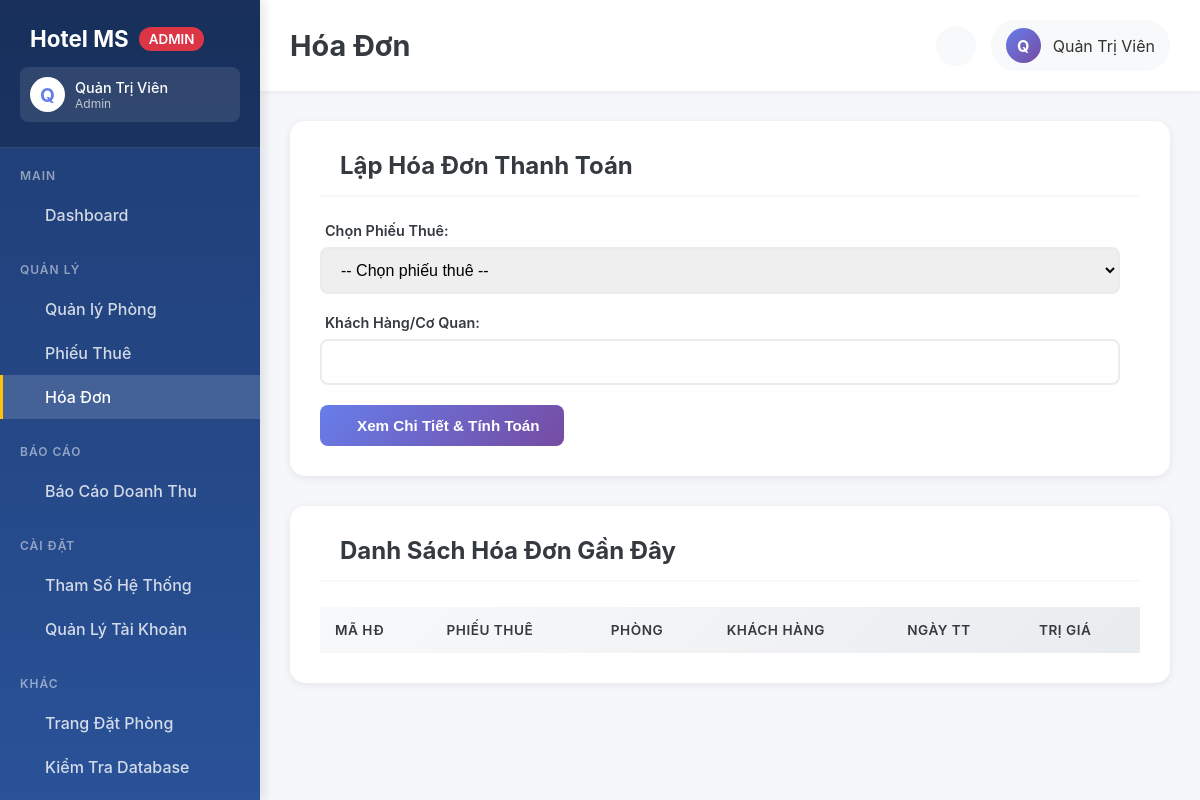
The app's page /admin/hoa-don.php (signed in), older data.
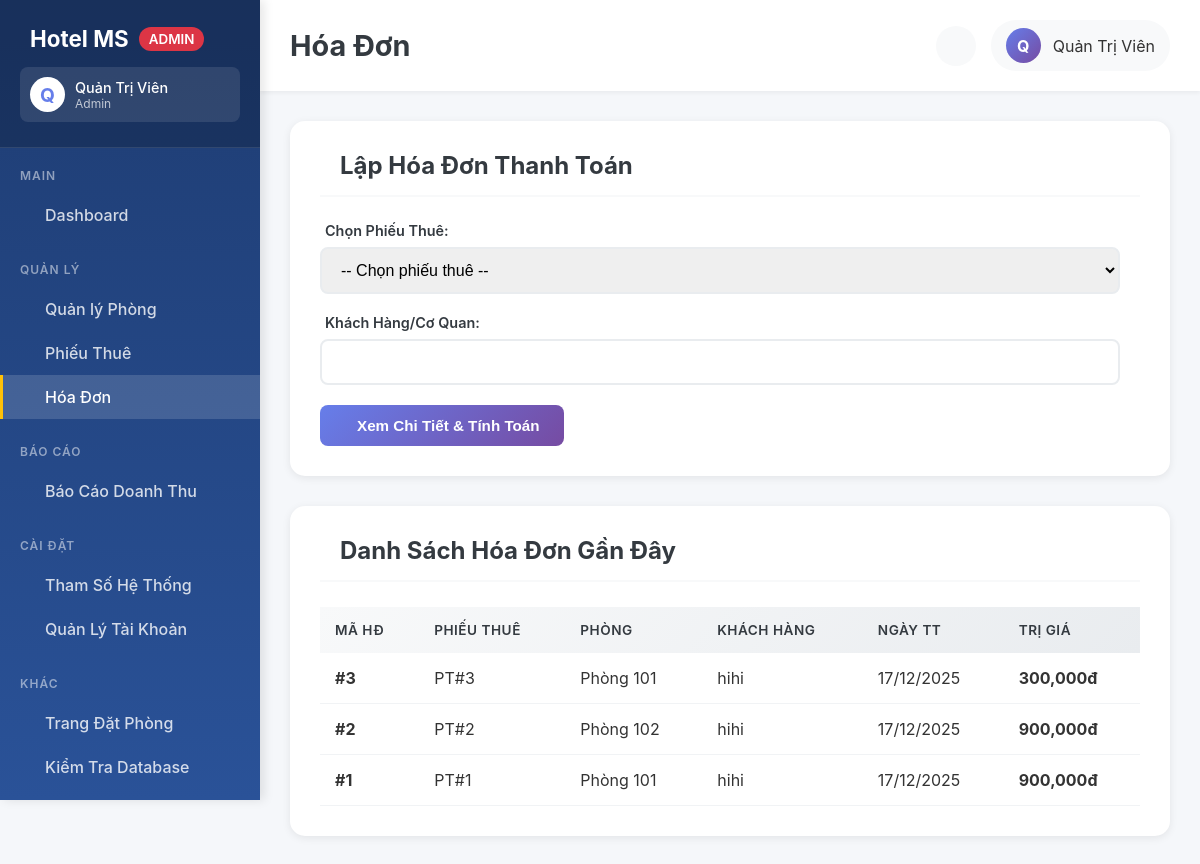
The same page, newer data.
### tables this page shows
CREATE TABLE HOADON (
MaHoaDon INTEGER PRIMARY KEY AUTOINCREMENT,
MaPhieuThue INTEGER NOT NULL UNIQUE,
TenKhachHangCoQuan TEXT NOT NULL,
DiaChiThanhToan TEXT,
NgayThanhToan DATE NOT NULL DEFAULT (date('now')),
TriGia REAL NOT NULL CHECK(TriGia >= 0),
FOREIGN KEY (MaPhieuThue) REFERENCES PHIEUTHUE(MaPhieuThue) ON DELETE RESTRICT ON UPDATE CASCADE
);

CREATE TABLE PHONG (
MaPhong INTEGER PRIMARY KEY AUTOINCREMENT,
SoPhong TEXT NOT NULL UNIQUE,
MaLoaiPhong INTEGER NOT NULL,
TinhTrang TEXT DEFAULT 'Trống' CHECK(TinhTrang IN ('Trống', 'Đã thuê')),
GhiChu TEXT,
FOREIGN KEY (MaLoaiPhong) REFERENCES LOAIPHONG(MaLoaiPhong) ON DELETE RESTRICT ON UPDATE CASCADE
);

### admin/hoa-don.php (the view, shortened to what this page needs)
<?php
$database = new Database();
$db = $database->connect();
$previewData = null;
$stmt = $db->query("SELECT H.*, P.SoPhong
FROM HOADON H
JOIN PHIEUTHUE PT ON H.MaPhieuThue = PT.MaPhieuThue
JOIN PHONG P ON PT.MaPhong = P.MaPhong
ORDER BY H.NgayThanhToan DESC
LIMIT 10");
$hoaDons = $stmt->fetchAll();
?>
<!DOCTYPE html>
<html lang="vi">
<head>
<link rel="stylesheet" href="../assets/css/admin.css">
</head>
<body>
<?php
$page_title = 'Hóa Đơn';
include 'includes/sidebar.php';
?>
<div class="admin-content">
<?php include 'includes/header.php'; ?>
<main class="main-container">
<div class="content-section">
<div class="section-header">
<h2 class="section-title">
<i class="ph ph-currency-circle-dollar"></i> Lập Hóa Đơn Thanh Toán
</h2>
</div>
<form method="POST" style="max-width: 800px;">
<div class="form-group">
<label><i class="ph ph-ticket"></i> Chọn Phiếu Thuê:</label>
<select name="maPhieuThue" required class="form-control">
<option value="">-- Chọn phiếu thuê --</option>
</select>
</div>
<div class="form-group">
<label><i class="ph ph-user"></i> Khách Hàng/Cơ Quan:</label>
<input type="text" name="tenKH" required class="form-control"
value="<?= htmlspecialchars($previewData['tenKH'] ?? '') ?>">
</div>
<button type="submit" class="btn btn-primary">
<i class="ph ph-magnifying-glass"></i> Xem Chi Tiết & Tính Toán
</button>
</form>
</div>
<div class="content-section">
<div class="section-header">
<h2 class="section-title">
<i class="ph ph-list-bullets"></i> Danh Sách Hóa Đơn Gần Đây
</h2>
</div>
<table class="data-table">
<thead>
<tr>
<th>Mã HĐ</th>
<th>Phiếu Thuê</th>
<th>Phòng</th>
<th>Khách Hàng</th>
<th>Ngày TT</th>
<th>Trị Giá</th>
</tr>
</thead>
<tbody>
<?php foreach ($hoaDons as $hd): ?>
<tr>
<td><strong>#<?= $hd['MaHoaDon'] ?></strong></td>
<td>PT#<?= $hd['MaPhieuThue'] ?></td>
<td>Phòng <?= htmlspecialchars($hd['SoPhong']) ?></td>
<td><?= htmlspecialchars($hd['TenKhachHangCoQuan']) ?></td>
<td><?= date('d/m/Y', strtotime($hd['NgayThanhToan'])) ?></td>
<td><strong><?= number_format($hd['TriGia']) ?>đ</strong></td>
</tr>
<?php endforeach; ?>
</tbody>
</table>
</div>
</main>
</div>
</body>
</html>

### admin/includes/sidebar.php (shortened to what this page needs)
<?php
$current_page = basename($_SERVER['PHP_SELF']);
?>
<aside class="admin-sidebar">
    <div class="sidebar-header">
        <h1>
            <i class="ph-fill ph-buildings"></i> Hotel MS
            <span class="badge">ADMIN</span>
        </h1>
        <div class="user-info" style="margin-top: 15px; padding: 10px; background: rgba(255,255,255,0.1); border-radius: 8px;">
            <div style="display: flex; align-items: center; gap: 10px;">
                <div class="user-avatar" style="width: 35px; height: 35px; background: #fff; color: #667eea; border-radius: 50%; display: flex; align-items: center; justify-content: center; font-weight: bold;">
                    <?= strtoupper(substr($_SESSION['fullname'] ?? 'A', 0, 1)) ?>
                </div>
                <div style="flex: 1; min-width: 0;">
                    <div style="color: #fff; font-weight: 500; font-size: 0.9em; white-space: nowrap; overflow: hidden; text-overflow: ellipsis;">
                        <?= htmlspecialchars($_SESSION['fullname'] ?? 'Admin') ?>
                    </div>
                    <div style="color: rgba(255,255,255,0.7); font-size: 0.75em;">
                        <?= htmlspecialchars($_SESSION['role'] ?? 'Admin') ?>
                    </div>
                </div>
            </div>
        </div>
    </div>
    <nav class="sidebar-nav">
        <div class="nav-section">
            <div class="nav-section-title">Main</div>
            <a href="index.php" class="nav-link <?= $current_page === 'index.php' ? 'active' : '' ?>">
                <span>Dashboard</span>
            </a>
        </div>
        <div class="nav-section">
            <div class="nav-section-title">Quản Lý</div>
            <a href="phong.php" class="nav-link <?= $current_page === 'phong.php' ? 'active' : '' ?>">
                <span>Quản lý Phòng</span>
            </a>
            <a href="phieu-thue.php" class="nav-link <?= $current_page === 'phieu-thue.php' ? 'active' : '' ?>">
                <span>Phiếu Thuê</span>
            </a>
            <a href="hoa-don.php" class="nav-link <?= $current_page === 'hoa-don.php' ? 'active' : '' ?>">
                <span>Hóa Đơn</span>
            </a>
        </div>
        <div class="nav-section">
            <div class="nav-section-title">Báo Cáo</div>
            <a href="bao-cao.php" class="nav-link <?= $current_page === 'bao-cao.php' ? 'active' : '' ?>">
                <span>Báo Cáo Doanh Thu</span>
            </a>
        </div>
        <div class="nav-section">
            <div class="nav-section-title">Cài Đặt</div>
            <a href="tham-so.php" class="nav-link <?= $current_page === 'tham-so.php' ? 'active' : '' ?>">
                <span>Tham Số Hệ Thống</span>
            </a>
            <a href="tai-khoan.php" class="nav-link <?= $current_page === 'tai-khoan.php' ? 'active' : '' ?>">
                <span>Quản Lý Tài Khoản</span>
            </a>
        </div>
        <div class="nav-section">
            <div class="nav-section-title">Khác</div>
            <a href="../index.php" class="nav-link">
                <span>Trang Đặt Phòng</span>
            </a>
            <a href="../test_database.php" class="nav-link">
                <span>Kiểm Tra Database</span>
            </a>
            <a href="logout.php" class="nav-link" style="color: #f44336;">
            </a>
        </div>
    </nav>
</aside>

### admin/includes/header.php (shortened to what this page needs)
<header class="admin-header">
    <h1 class="header-title"><?= $page_title ?? 'Admin Panel' ?></h1>
    <div class="header-actions">
        <button class="btn-icon" title="Thông báo">
        </button>
        <div class="user-menu">
            <div class="user-avatar"><?= strtoupper(substr($_SESSION['fullname'] ?? 'A', 0, 1)) ?></div>
            <span><?= htmlspecialchars($_SESSION['fullname'] ?? 'Admin') ?></span>
        </div>
    </div>
</header>

### assets/css/admin.css (style rules this page uses)
:root { --primary: #667eea; --primary-dark: #5568d3; --secondary: #764ba2; --success: #28a745; --danger: #dc3545; --warning: #ffc107; --info: #17a2b8; --light: #f8f9fa; --dark: #343a40; --sidebar-width: 260px; }
* { margin: 0; padding: 0; box-sizing: border-box; }
body { font-family: 'Inter', 'Segoe UI', system-ui, -apple-system, sans-serif; background: #f5f7fa; color: #333; overflow-x: hidden; }
.admin-sidebar { position: fixed; left: 0; top: 0; width: var(--sidebar-width); height: 100vh; background: linear-gradient(180deg, #1e3c72 0%, #2a5298 100%); padding: 0; overflow-y: auto; box-shadow: 4px 0 10px rgba(0,0,0,0.1); z-index: 1000; transition: 0.3s; }
.sidebar-header { padding: 25px 20px; background: rgba(0,0,0,0.2); border-bottom: 1px solid rgba(255,255,255,0.1); }
.sidebar-header h1 { color: white; font-size: 1.4em; font-weight: 700; display: flex; align-items: center; gap: 10px; }
.sidebar-header .badge { background: var(--danger); color: white; font-size: 0.6em; padding: 4px 10px; border-radius: 12px; font-weight: 600; }
.sidebar-header .user-info { margin-top: 15px; padding: 10px; background: rgba(255,255,255,0.1); border-radius: 8px; }
.sidebar-header .user-avatar { width: 35px; height: 35px; background: #fff; color: #667eea; border-radius: 50%; display: flex; align-items: center; justify-content: center; font-weight: bold; font-size: 1.2em; }
.sidebar-nav { padding: 20px 0; }
.nav-section { margin-bottom: 25px; }
.nav-section-title { color: rgba(255,255,255,0.5); font-size: 0.75em; font-weight: 600; text-transform: uppercase; letter-spacing: 1px; padding: 0 20px; margin-bottom: 10px; }
.nav-link { display: flex; align-items: center; gap: 12px; padding: 12px 20px; color: rgba(255,255,255,0.8); text-decoration: none; transition: 0.3s; border-left: 3px solid transparent; font-weight: 500; }
.nav-link.active { background: rgba(255,255,255,0.15); color: white; border-left-color: var(--warning); }
.admin-content { margin-left: var(--sidebar-width); min-height: 100vh; background: #f5f7fa; }
.admin-header { background: white; padding: 20px 30px; box-shadow: 0 2px 4px rgba(0,0,0,0.05); display: flex; align-items: center; justify-content: space-between; position: sticky; top: 0; z-index: 100; }
.header-title { font-size: 1.8em; font-weight: 700; color: var(--dark); }
.header-actions { display: flex; align-items: center; gap: 15px; }
.btn-icon { width: 40px; height: 40px; border-radius: 50%; border: none; background: var(--light); color: var(--dark); display: flex; align-items: center; justify-content: center; cursor: pointer; transition: 0.3s; font-size: 1.2em; }
.user-menu { display: flex; align-items: center; gap: 12px; padding: 8px 15px; background: var(--light); border-radius: 25px; cursor: pointer; transition: 0.3s; }
.user-avatar { width: 35px; height: 35px; border-radius: 50%; background: linear-gradient(135deg, var(--primary), var(--secondary)); display: flex; align-items: center; justify-content: center; color: white; font-weight: 700; }
.main-container { padding: 30px; }
.content-section { background: white; padding: 30px; border-radius: 15px; box-shadow: 0 2px 8px rgba(0,0,0,0.08); margin-bottom: 30px; }
.section-header { display: flex; align-items: center; justify-content: space-between; margin-bottom: 25px; padding-bottom: 15px; border-bottom: 2px solid var(--light); }
.section-title { font-size: 1.5em; font-weight: 700; color: var(--dark); display: flex; align-items: center; gap: 10px; }
.btn { padding: 12px 24px; border: none; border-radius: 8px; font-weight: 600; cursor: pointer; transition: 0.3s; display: inline-flex; align-items: center; gap: 8px; text-decoration: none; font-size: 0.95em; }
.btn-primary { background: linear-gradient(135deg, var(--primary), var(--secondary)); color: white; }
.data-table { width: 100%; border-collapse: collapse; background: white; }
.data-table thead { background: linear-gradient(135deg, #f8f9fa, #e9ecef); }
.data-table th { padding: 15px; text-align: left; font-weight: 600; color: var(--dark); text-transform: uppercase; font-size: 0.85em; letter-spacing: 0.5px; }
.data-table td { padding: 15px; border-bottom: 1px solid #f1f3f5; }
.data-table tbody tr { transition: 0.3s; }
.form-group { margin-bottom: 20px; }
.form-group label { display: block; margin-bottom: 8px; font-weight: 600; color: var(--dark); font-size: 0.9em; }
.form-control { width: 100%; padding: 12px 15px; border: 2px solid #e9ecef; border-radius: 8px; font-size: 1em; transition: 0.3s; }

Row changes from the older to the newer data that the page shows:
added hoadon: MaHoaDon "3", MaPhieuThue "3", phong.SoPhong "101", TenKhachHangCoQuan "hihi", NgayThanhToan "17/12/2025", TriGia "300,000"
added hoadon: MaHoaDon "2", MaPhieuThue "2", phong.SoPhong "102", TenKhachHangCoQuan "hihi", NgayThanhToan "17/12/2025", TriGia "900,000"
added hoadon: MaHoaDon "1", MaPhieuThue "1", phong.SoPhong "101", TenKhachHangCoQuan "hihi", NgayThanhToan "17/12/2025", TriGia "900,000"
